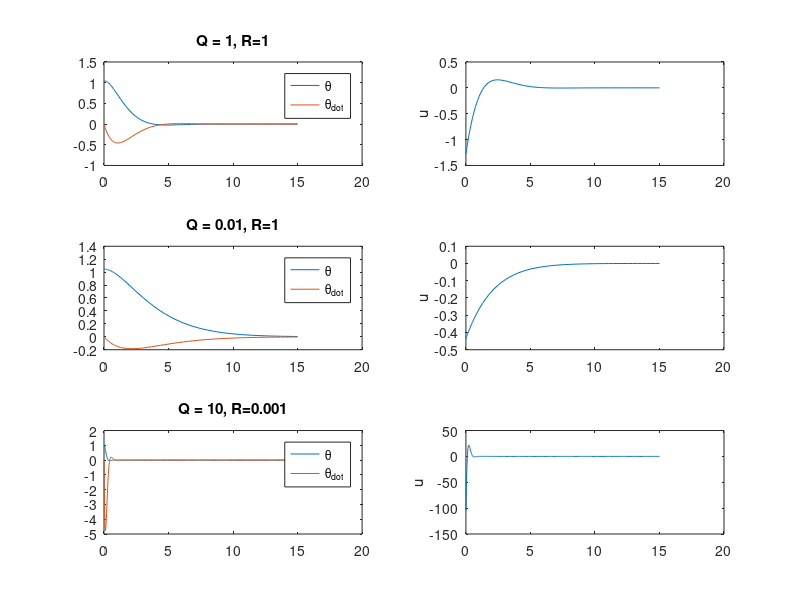

MATLAB code for this plot:
%% init
m = 5; % kg
g = 9.8; % m/s2
rho = 1.225; % kg/m3
A_f = 0.15 * 0.25 * 0.9; % m2, provided by NSCEP empirical formula
V_init = 0.5; %?
C_d = 9.0138;
R_x = 8.2029;

%%
A = 1/m;
B = rho*C_d*A_f/m;
% C = 
% D = 
Q = 1E4;
R = 1;
K = lqr(A,B,Q,R);





%%
L = 50;
wn2 = 9.8/L;
A = [0,1; wn2,0];
B = [0;-1];
C = [1,0];
Q = C'*C;
R = 1;
K1 = lqr(A,B,Q,R);
dyn = @(t,x) (A-B*K1)*x;
[tODE, xODE] = ode45(dyn, [0 15], [pi/3;0]);
subplot(3,2,1)
plot(tODE, xODE)
legend('\theta', '\theta_{dot}')
title('Q = 1, R=1')
subplot(3,2,2)
plot(tODE, K1*xODE')
ylabel('u')
Q = Q*0.01;
R = 1;
K2 = lqr(A,B,Q,R);
dyn = @(t,x) (A-B*K2)*x;
[tODE, xODE] = ode45(dyn, [0 15], [pi/3;0]);
subplot(3,2,3)
plot(tODE, xODE)
legend('\theta', '\theta_{dot}')
title('Q = 0.01, R=1')
subplot(3,2,4)
plot(tODE, K2*xODE')
ylabel('u')
Q = 10*C'*C;
R = 0.001;
K3 = lqr(A,B,Q,R);
dyn = @(t,x) (A-B*K3)*x;
[tODE, xODE] = ode45(dyn, [0 15], [pi/3;0]);
subplot(3,2,5)
plot(tODE, xODE)
legend('\theta', '\theta_{dot}')
title('Q = 10, R=0.001')
subplot(3,2,6)
plot(tODE, K3*xODE')
ylabel('u')
